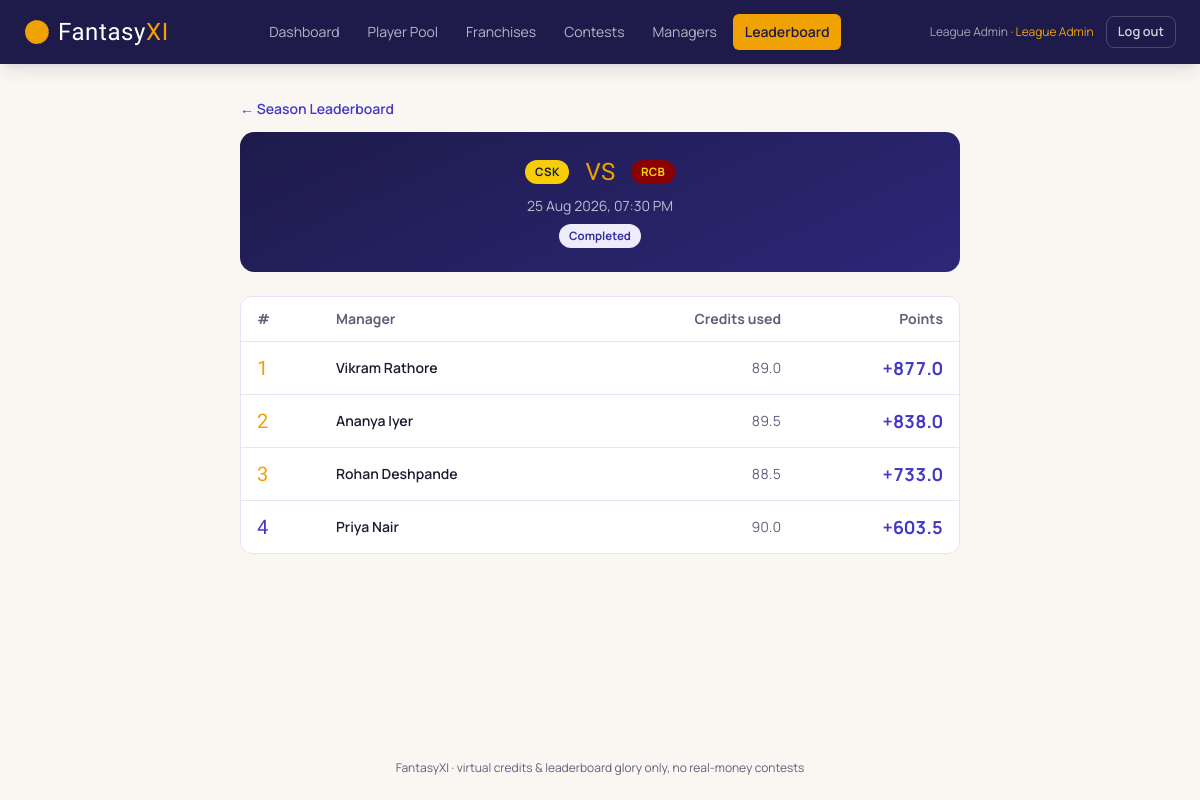
The page /index.php?route=leaderboard/contest&id=2 (signed in) on the database its author committed.
### tables this page shows
CREATE TABLE contests (
    id              INT AUTO_INCREMENT PRIMARY KEY,
    franchise_a_id  INT NOT NULL,
    franchise_b_id  INT NOT NULL,
    match_datetime  DATETIME NOT NULL,
    venue           VARCHAR(150) NULL,
    status          ENUM('scheduled', 'completed') NOT NULL DEFAULT 'scheduled',
    created_at      TIMESTAMP NOT NULL DEFAULT CURRENT_TIMESTAMP,
    FOREIGN KEY (franchise_a_id) REFERENCES franchises(id),
    FOREIGN KEY (franchise_b_id) REFERENCES franchises(id),
    CHECK (franchise_a_id <> franchise_b_id),
    INDEX idx_contests_datetime (match_datetime)
);

CREATE TABLE franchises (
    id         INT AUTO_INCREMENT PRIMARY KEY,
    name       VARCHAR(100) NOT NULL UNIQUE,
    short_code VARCHAR(10) NOT NULL,
    status     ENUM('active', 'inactive') NOT NULL DEFAULT 'active'
);

CREATE TABLE contest_entries (
    id                    INT AUTO_INCREMENT PRIMARY KEY,
    contest_id            INT NOT NULL,
    manager_id            INT NOT NULL,
    captain_player_id     INT NOT NULL,
    vice_captain_player_id INT NOT NULL,
    total_credits_used    DECIMAL(4,1) NOT NULL,
    total_points          DECIMAL(6,1) NOT NULL DEFAULT 0,
    created_at            TIMESTAMP NOT NULL DEFAULT CURRENT_TIMESTAMP,
    FOREIGN KEY (contest_id) REFERENCES contests(id) ON DELETE CASCADE,
    FOREIGN KEY (manager_id) REFERENCES users(id),
    FOREIGN KEY (captain_player_id) REFERENCES players(id),
    FOREIGN KEY (vice_captain_player_id) REFERENCES players(id),
    UNIQUE KEY uniq_contest_manager (contest_id, manager_id)
);

CREATE TABLE users (
    id         INT AUTO_INCREMENT PRIMARY KEY,
    name       VARCHAR(120) NOT NULL,
    email      VARCHAR(150) NOT NULL UNIQUE,
    password   VARCHAR(255) NOT NULL,
    role       ENUM('super_admin', 'manager') NOT NULL DEFAULT 'manager',
    status     ENUM('active', 'inactive') NOT NULL DEFAULT 'active',
    created_at TIMESTAMP NOT NULL DEFAULT CURRENT_TIMESTAMP
);

### app/controllers/LeaderboardController.php (called while the page is built, shortened)
<?php
require_once __DIR__ . '/../models/Contest.php';
require_once __DIR__ . '/../models/ContestEntry.php';
class LeaderboardController
{
    public function contest(): void
    {
        $id = (int)($_GET['id'] ?? 0);
        $contest = Contest::find($id);
        $leaderboard = ContestEntry::leaderboardForContest($id);
        require __DIR__ . '/../views/shared/leaderboard_contest.php';
    }
}

### public/index.php (called while the page is built, shortened)
<?php
require_once __DIR__ . '/../core/helpers.php';
require_once __DIR__ . '/../core/Database.php';
require_once __DIR__ . '/../core/Auth.php';
require_once __DIR__ . '/../app/controllers/LeaderboardController.php';
$router = new Router();
$router->get('login', fn() => (new AuthController())->showLogin());
$router->post('login', fn() => (new AuthController())->login());
$router->post('logout', fn() => (new AuthController())->logout());
$router->get('register', fn() => (new AuthController())->showRegister());
$router->post('register', fn() => (new AuthController())->register());
$router->get('admin/dashboard', fn() => (new AdminDashboardController())->dashboard());
$router->get('admin/players', fn() => (new AdminPlayerController())->index());
$router->get('admin/players/create', fn() => (new AdminPlayerController())->create());
$router->post('admin/players/store', fn() => (new AdminPlayerController())->store());
$router->get('admin/players/edit', fn() => (new AdminPlayerController())->edit());
$router->post('admin/players/update', fn() => (new AdminPlayerController())->update());
$router->post('admin/players/status', fn() => (new AdminPlayerController())->status());
$router->get('admin/franchises', fn() => (new AdminFranchiseController())->index());
$router->post('admin/franchises/store', fn() => (new AdminFranchiseController())->store());
$router->post('admin/franchises/update', fn() => (new AdminFranchiseController())->update());
$router->post('admin/franchises/status', fn() => (new AdminFranchiseController())->status());
$router->get('admin/contests', fn() => (new AdminContestController())->index());
$router->get('admin/contests/create', fn() => (new AdminContestController())->create());
$router->post('admin/contests/store', fn() => (new AdminContestController())->store());
$router->get('admin/contests/edit', fn() => (new AdminContestController())->edit());
$router->post('admin/contests/update', fn() => (new AdminContestController())->update());
$router->get('admin/contests/view', fn() => (new AdminContestController())->view());
$router->get('admin/contests/stats', fn() => (new AdminStatsController())->entry());
$router->post('admin/contests/stats/save', fn() => (new AdminStatsController())->save());
$router->post('admin/contests/stats/simulate', fn() => (new AdminStatsController())->simulate());
$router->post('admin/contests/score', fn() => (new AdminStatsController())->score());
$router->get('admin/managers', fn() => (new AdminManagerController())->index());
$router->post('admin/managers/status', fn() => (new AdminManagerController())->status());
$router->get('manager/dashboard', fn() => (new ManagerDashboardController())->dashboard());
$router->get('manager/contests', fn() => (new ManagerContestController())->browse());
$router->post('manager/contests/join', fn() => (new ManagerContestController())->join());
$router->get('manager/team/build', fn() => (new TeamController())->build());
$router->post('manager/team/save', fn() => (new TeamController())->save());
$router->get('manager/mycontests', fn() => (new TeamController())->myContests());
$router->get('manager/team/breakdown', fn() => (new TeamController())->viewBreakdown());
$router->get('leaderboard/season', fn() => (new LeaderboardController())->season());
$router->get('leaderboard/contest', fn() => (new LeaderboardController())->contest());
$route = $_GET['route'] ?? '';
$router->dispatch($_SERVER['REQUEST_METHOD'], $route);

### core/Router.php (called while the page is built, shortened)
<?php
class Router
{
    private array $routes = ['GET' => [], 'POST' => []];
    public function get(string $route, callable $handler): void
    {
        $this->routes['GET'][$route] = $handler;
    }
    public function post(string $route, callable $handler): void
    {
        $this->routes['POST'][$route] = $handler;
    }
    public function dispatch(string $method, string $route): void
    {
        $handler = $this->routes[$method][$route] ?? null;
        try {
            $handler();
        } catch (Throwable $e) {
            error_log($e->getMessage());
            http_response_code(500);
            require __DIR__ . '/../app/views/errors/500.php';
        }
    }
}

### config/database.php (called while the page is built)
<?php
return [
    'host'     => '127.0.0.1',
    'port'     => 3306,
    'database' => 'fantasyxi',
    'username' => 'root',
    'password' => '',
    'charset'  => 'utf8mb4',
];

### core/Database.php (called while the page is built)
<?php
class Database
{
    private static ?PDO $instance = null;
    public static function connect(): PDO
    {
        if (self::$instance === null) {
            $config = require __DIR__ . '/../config/database.php';
            $dsn = sprintf(
                'mysql:host=%s;port=%d;dbname=%s;charset=%s',
                $config['host'],
                $config['port'],
                $config['database'],
                $config['charset']
            );
            self::$instance = new PDO($dsn, $config['username'], $config['password'], [
                PDO::ATTR_ERRMODE            => PDO::ERRMODE_EXCEPTION,
                PDO::ATTR_DEFAULT_FETCH_MODE => PDO::FETCH_ASSOC,
                PDO::ATTR_EMULATE_PREPARES   => false,
            ]);
        }
        return self::$instance;
    }
}

### app/models/Contest.php (called while the page is built, shortened)
<?php
class Contest
{
    public static function find(int $id): ?array
    {
        $stmt = Database::connect()->prepare(
            "SELECT c.*, fa.name AS franchise_a_name, fa.short_code AS franchise_a_code,
                    fb.name AS franchise_b_name, fb.short_code AS franchise_b_code
             FROM contests c
             JOIN franchises fa ON fa.id = c.franchise_a_id
             JOIN franchises fb ON fb.id = c.franchise_b_id
             WHERE c.id = ?"
        );
        $stmt->execute([$id]);
        return $stmt->fetch() ?: null;
    }
}

### app/models/ContestEntry.php (called while the page is built, shortened)
<?php
class ContestEntry
{
    public static function leaderboardForContest(int $contestId): array
    {
        $sql = "SELECT ce.*, u.name AS manager_name
                FROM contest_entries ce
                JOIN users u ON u.id = ce.manager_id
                WHERE ce.contest_id = ?
                ORDER BY ce.total_points DESC, ce.id ASC";
        $stmt = Database::connect()->prepare($sql);
        $stmt->execute([$contestId]);
        return $stmt->fetchAll();
    }
}

### core/Auth.php (called while the page is built, shortened)
<?php
require_once __DIR__ . '/Database.php';
class Auth
{
    public static function role(): ?string
    {
        return $_SESSION['user_role'] ?? null;
    }
}

### app/views/shared/leaderboard_contest.php (the view, shortened to what this page needs)
<?php
require __DIR__ . '/../partials/header.php';
require __DIR__ . '/../partials/navbar.php';
$myId = Auth::role() === 'manager' ? Auth::id() : null;
?>
<main class="flex-1 max-w-3xl w-full mx-auto px-4 sm:px-6 py-8">
    <a href="/index.php?route=leaderboard/season" class="text-sm text-indigo font-semibold hover:underline">&larr; Season Leaderboard</a>
    <div class="stat-card scoreboard-texture p-6 mt-3">
        <div class="flex items-center justify-center gap-4">
            <?= franchise_chip($contest['franchise_a_name'], $contest['franchise_a_code']) ?>
            <span class="font-display text-2xl text-saffron">VS</span>
            <?= franchise_chip($contest['franchise_b_name'], $contest['franchise_b_code']) ?>
        </div>
        <p class="text-center text-sm text-white/70 mt-2"><?= format_datetime($contest['match_datetime']) ?></p>
        <div class="flex justify-center mt-2"><?= contest_status_pill($contest) ?></div>
    </div>
    <div class="card mt-6 overflow-x-auto">
        <?php if ($leaderboard === []): ?>
            <p class="p-6 text-muted text-sm">No managers have joined this contest yet.</p>
        <?php else: ?>
        <table class="w-full text-sm">
            <thead><tr class="text-left text-muted border-b border-line"><th class="py-3 px-4">#</th><th class="py-3 px-4">Manager</th><th class="py-3 px-4 text-right">Credits used</th><th class="py-3 px-4 text-right">Points</th></tr></thead>
            <tbody>
            <?php foreach ($leaderboard as $i => $row): $isMe = $myId !== null && (int)$row['manager_id'] === $myId; ?>
                <tr class="border-b border-line last:border-0 <?= $isMe ? 'bg-saffron-50' : '' ?>">
                    <td class="py-3 px-4 font-display text-xl <?= $i < 3 ? 'text-saffron' : 'text-indigo' ?>"><?= $i + 1 ?></td>
                    <td class="py-3 px-4 font-semibold"><?= e($row['manager_name']) ?><?= $isMe ? ' <span class="text-xs text-indigo font-normal">(you)</span>' : '' ?></td>
                    <td class="py-3 px-4 text-right tabular-nums text-muted"><?= format_credits($row['total_credits_used']) ?></td>
                    <td class="py-3 px-4 text-right tabular-nums font-bold text-indigo text-lg"><?= format_points($row['total_points']) ?></td>
                </tr>
            <?php endforeach; ?>
            </tbody>
        </table>
        <?php endif; ?>
    </div>
</main>
<?php require __DIR__ . '/../partials/footer.php'; ?>

### core/helpers.php (shortened to what this page needs)
<?php
function e(?string $value): string
{
    return htmlspecialchars($value ?? '', ENT_QUOTES, 'UTF-8');
}
function format_datetime(?string $datetime): string
{
    $ts = strtotime($datetime);
    return $ts === false ? '-' : date('d M Y, h:i A', $ts);
}
function format_credits(float|string $value): string
{
    return number_format((float)$value, 1);
}
function format_points(float|string $value): string
{
    $value = (float)$value;
    $sign = $value > 0 ? '+' : '';
    return $sign . number_format($value, 1);
}
function franchise_colors(string $name): array
{
    $map = [
        'Mumbai Indians'                 => ['bg' => '#004BA0', 'fg' => '#FFD700'],
        'Chennai Super Kings'            => ['bg' => '#F9CD05', 'fg' => '#0A2240'],
        'Royal Challengers Bengaluru'    => ['bg' => '#8B0000', 'fg' => '#FFD700'],
        'Kolkata Knight Riders'          => ['bg' => '#3A225D', 'fg' => '#D4AF37'],
        'Delhi Capitals'                 => ['bg' => '#17479E', 'fg' => '#EF1C25'],
        'Punjab Kings'                   => ['bg' => '#DD1F2D', 'fg' => '#F2E9D8'],
        'Rajasthan Royals'               => ['bg' => '#254AA5', 'fg' => '#EA1E88'],
        'Sunrisers Hyderabad'            => ['bg' => '#F26522', 'fg' => '#111111'],
        'Gujarat Titans'                 => ['bg' => '#1B2133', 'fg' => '#B4975A'],
        'Lucknow Super Giants'           => ['bg' => '#00AEEF', 'fg' => '#132743'],
    ];
    return $map[$name] ?? ['bg' => '#4338CA', 'fg' => '#FDE68A'];
}
function franchise_chip(string $name, string $code): string
{
    $c = franchise_colors($name);
    return sprintf(
        '<span class="franchise-chip" style="background:%s;color:%s" title="%s">%s</span>',
        e($c['bg']), e($c['fg']), e($name), e($code)
    );
}
function contest_status_pill(array $contest): string
{
    if ($contest['status'] === 'completed') {
        return '<span class="pill pill-completed">Completed</span>';
    }
    $ts = strtotime($contest['match_datetime']);
    $hoursLeft = ($ts - time()) / 3600;
    $cls = $hoursLeft < 24 ? 'pill-soon' : 'pill-open';
    return '<span class="pill ' . $cls . '">' . e(time_until($contest['match_datetime'])) . '</span>';
}

### public/assets/css/style.css (style rules this page uses)
* { box-sizing: border-box; }
h1, h2, h3, h4, .font-display { font-family: 'Teko', 'Manrope', sans-serif; letter-spacing: 0.01em; }
.tabular-nums { font-variant-numeric: tabular-nums; }
.scoreboard-texture { background-image: radial-gradient(rgba(255,255,255,0.08) 1px, transparent 1px); background-size: 10px 10px; }
.card { background: #fff; border: 1px solid #E7E2F5; border-radius: .75rem; }
.stat-card { background: linear-gradient(155deg, #1E1B4B 0%, #2C2778 100%); color: #fff; border-radius: .9rem; position: relative; overflow: hidden; }
.franchise-chip { display: inline-flex; align-items: center; gap: .35rem; padding: .2rem .6rem; border-radius: 999px; font-weight: 700; font-size: .72rem; letter-spacing: .03em; }
.pill { display: inline-flex; align-items: center; padding: .2rem .65rem; border-radius: 999px; font-size: .72rem; font-weight: 700; }
.pill-completed { background: #EEECFB; color: #362FA0; }

### rows shown on the page
contests: franchise_a.short_code "CSK RCB", match_datetime "25 Aug 2026, 07:30 PM"
contest_entries: manager.name "Vikram Rathore", total_credits_used "89.0", total_points "+877.0"
contest_entries: manager.name "Ananya Iyer", total_credits_used "89.5", total_points "+838.0"
contest_entries: manager.name "Rohan Deshpande", total_credits_used "88.5", total_points "+733.0"
contest_entries: manager.name "Priya Nair", total_credits_used "90.0", total_points "+603.5"

### other values the page prints
$label "Dashboard"
$label "Player Pool"
$label "Franchises"
$label "Contests"
$label "Managers"
$label "Leaderboard"
Auth::name() "League Admin"
